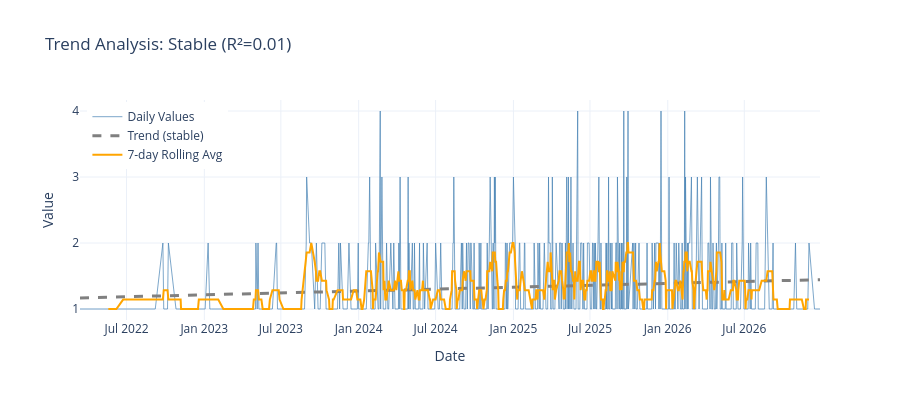

Notebook cell for this chart:
### Markdown cell above
## 1c.5 Trend Detection

**📖 Understanding Trends:**
- **Increasing**: Metric growing over time (e.g., expanding customer base)
- **Decreasing**: Metric shrinking (e.g., declining engagement)
- **Stationary**: No significant trend (stable business)

**Impact on ML:**
- Strong trends can cause data leakage if not handled
- Consider detrending or adding trend as explicit feature

### Code cell
# Trend Analysis - computation and visualization
from customer_retention.stages.profiling import generate_trend_recommendations

analyzer = TemporalPatternAnalyzer(time_column=TIME_COLUMN)
trend_result = analyzer.detect_trend(daily_data, value_column=analysis_col)
trend_recs = generate_trend_recommendations(trend_result, mean_value=daily_data[analysis_col].mean())

# Visualization
direction_emoji = {"increasing": "📈", "decreasing": "📉", "stable": "➡️", "unknown": "❓"}
print(f"Trend: {direction_emoji.get(trend_result.direction.value, '')} {trend_result.direction.value.upper()} (R²={trend_result.strength:.2f})")

fig = go.Figure()
fig.add_trace(go.Scatter(
    x=daily_data[TIME_COLUMN], y=daily_data[analysis_col],
    mode="lines", name="Daily Values", line=dict(color="steelblue", width=1), opacity=0.7
))

if trend_result.slope is not None:
    x_numeric = timedelta_to_days(daily_data[TIME_COLUMN] - daily_data[TIME_COLUMN].min())
    y_trend = trend_result.slope * x_numeric + (daily_data[analysis_col].mean() - trend_result.slope * x_numeric.mean())
    trend_color = {TrendDirection.INCREASING: "green", TrendDirection.DECREASING: "red"}.get(trend_result.direction, "gray")
    fig.add_trace(go.Scatter(
        x=daily_data[TIME_COLUMN], y=y_trend, mode="lines",
        name=f"Trend ({trend_result.direction.value})", line=dict(color=trend_color, width=3, dash="dash")
    ))

rolling_avg = daily_data[analysis_col].rolling(window=pattern_config.rolling_window, center=True).mean()
fig.add_trace(go.Scatter(
    x=daily_data[TIME_COLUMN], y=rolling_avg, mode="lines",
    name=f"{pattern_config.rolling_window}-day Rolling Avg", line=dict(color="orange", width=2)
))

fig.update_layout(
    title=f"Trend Analysis: {trend_result.direction.value.title()} (R²={trend_result.strength:.2f})",
    xaxis_title="Date", yaxis_title="Value", template="plotly_white", height=400,
    legend=dict(yanchor="top", y=0.99, xanchor="left", x=0.01)
)
display_figure(fig)

### Figure 1 — Plotly figure (JSON) as saved in the notebook; plotly's stock layout.template omitted (floating-point values rounded to 4 significant figures; data arrays with more than 128 entries replaced by an {"elided": "..."} marker saying what was removed)
{"data": [{"line": {"color": "steelblue", "width": 1}, "mode": "lines", "name": "Daily Values", "opacity": 0.7, "type": "scatter", "x": {"elided": "656 str values"}, "y": {"elided": "656 int values"}}, {"line": {"color": "gray", "dash": "dash", "width": 3}, "mode": "lines", "name": "Trend (stable)", "type": "scatter", "x": {"elided": "656 str values"}, "y": {"elided": "656 float values"}}, {"line": {"color": "orange", "width": 2}, "mode": "lines", "name": "7-day Rolling Avg", "type": "scatter", "x": {"elided": "656 str values"}, "y": {"elided": "656 float values"}}], "layout": {"height": 400, "legend": {"x": 0.01, "xanchor": "left", "y": 0.99, "yanchor": "top"}, "title": {"text": "Trend Analysis: Stable (R²=0.01)"}, "xaxis": {"title": {"text": "Date"}}, "yaxis": {"title": {"text": "Value"}}}}
